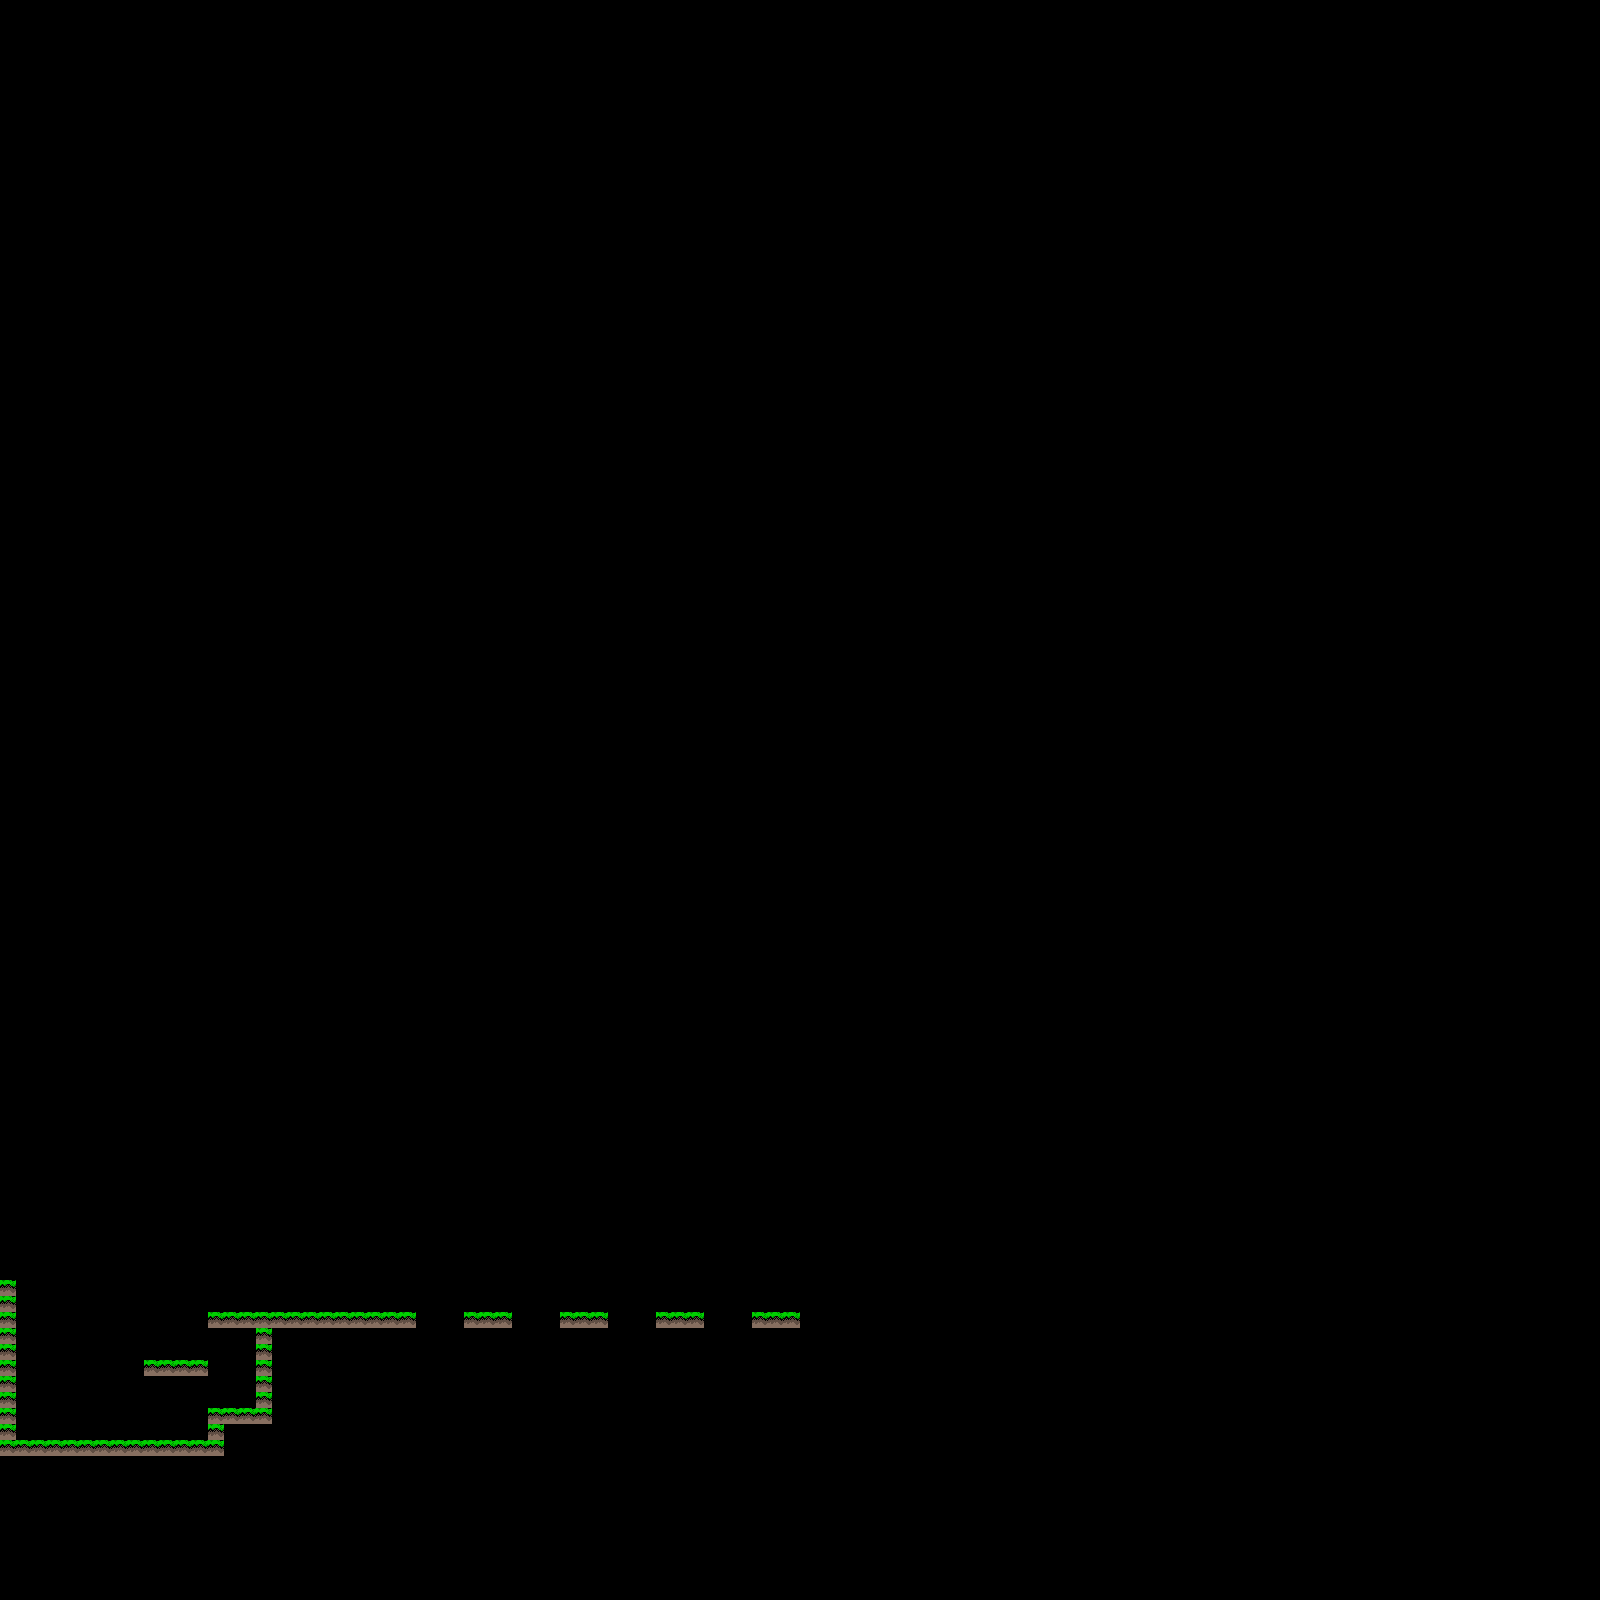

A 2D game scene composited from a Tiled map and its tileset images. What follows is a short description and the map's XML, with each tile layer's data collapsed to a summary:
An orthogonal 100x100 tile map with 16x16 px tiles, 1 tile layer (platforms) and 2 objects (Player, Goomba).

<map version="1.0" orientation="orthogonal" width="100" height="100" tilewidth="16" tileheight="16">
 <properties>
  <property name="script" value="stagex" />
 </properties>
 <tileset firstgid="1" name="plattform3" tilewidth="16" tileheight="16">
  <image source="plattform3.png" width="256" height="256" />
 </tileset>
 <layer name="platforms" width="100" height="100">
  <data>[10000 cells, 63 non-empty, 1 distinct tile ids]</data>
 </layer>
 <objectgroup name="objects" width="100" height="100">
  <object name="start" type="Player" x="64" y="1408" />
  <object name="enemy" type="Goomba" x="320" y="1296" width="16" height="16" />
 </objectgroup>
</map>
